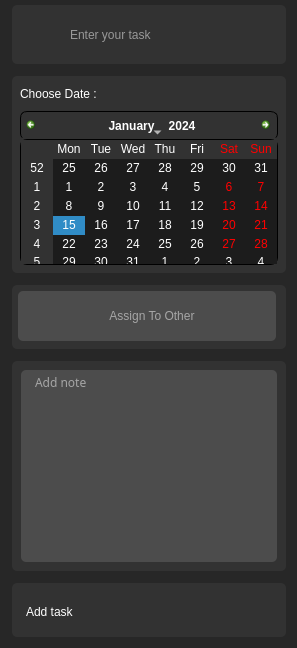
      <widget class="QWidget" name="sideTasksMenu" native="true">
       <property name="styleSheet">
        <string notr="true">QWidget {
	background-color: rgb(39, 39, 39);
}
QLineEdit {
	border-radius : 5px;
	background-color: rgb(50, 50, 50);
	text-align : left;
	font: 10pt &quot;Playwrite DE Grund&quot;;
	color: rgb(255, 255, 255);
	padding-left:10px;
	height : 40px;
}

QLineEdit:hover {
	background-color: rgb(55, 55, 55);
	font: 700 10pt &quot;Playwrite DE Grund&quot;;

}


</string>
       </property>
       <layout class="QVBoxLayout" name="verticalLayout_12">
        <property name="spacing">
         <number>12</number>
        </property>
        <property name="leftMargin">
         <number>12</number>
        </property>
        <property name="topMargin">
         <number>5</number>
        </property>
        <property name="rightMargin">
         <number>11</number>
        </property>
        <item>
         <widget class="QWidget" name="taskNameFrame" native="true">
          <property name="styleSheet">
           <string notr="true">QWidget {
	background-color: rgb(50, 50, 50);
	border-radius : 5px;
}</string>
          </property>
          <layout class="QHBoxLayout" name="horizontalLayout_5">
           <item>
            <layout class="QHBoxLayout" name="taskNameLYT">
             <property name="spacing">
              <number>5</number>
             </property>
             <property name="topMargin">
              <number>1</number>
             </property>
             <property name="rightMargin">
              <number>6</number>
             </property>
             <item>
              <widget class="QPushButton" name="completePBSideMenu">
               <property name="cursor">
                <cursorShape>PointingHandCursor</cursorShape>
               </property>
               <property name="styleSheet">
                <string notr="true">QPushButton {
	text-align : left;
	background : transparent; 
	border-radius : 5 px;
	font: 9pt &quot;Playwrite DE Grund&quot;;
	color: rgb(255, 255, 255);
	height : 40 px;
	border-radius:5px;
}</string>
               </property>
               <property name="text">
                <string/>
               </property>
               <property name="icon">
                <iconset resource="Resources.qrc">
                 <normaloff>:/Image/Icons/out_line_circle.png</normaloff>
                 <normalon>:/Image/Icons/fill_circle.png</normalon>:/Image/Icons/out_line_circle.png</iconset>
               </property>
               <property name="iconSize">
                <size>
                 <width>25</width>
                 <height>25</height>
                </size>
               </property>
               <property name="checkable">
                <bool>true</bool>
               </property>
               <property name="autoExclusive">
                <bool>false</bool>
               </property>
              </widget>
             </item>
             <item>
              <widget class="QLineEdit" name="taskNameLE">
               <property name="text">
                <string/>
               </property>
               <property name="placeholderText">
                <string>Enter your task</string>
               </property>
              </widget>
             </item>
             <item>
              <widget class="QPushButton" name="favPB">
               <property name="cursor">
                <cursorShape>PointingHandCursor</cursorShape>
               </property>
               <property name="styleSheet">
                <string notr="true">QPushButton {
	text-align : left;
	background : transparent; 
	border-radius : 5 px;
	font: 9pt &quot;Playwrite DE Grund&quot;;
	color: rgb(255, 255, 255);
	height : 40 px;
	border-radius:5px;
}</string>
               </property>
               <property name="text">
                <string/>
               </property>
               <property name="icon">
                <iconset resource="Resources.qrc">
                 <normaloff>:/Image/Icons/out_line_star.png</normaloff>
                 <normalon>:/Image/Icons/fill_star_color.png</normalon>:/Image/Icons/out_line_star.png</iconset>
               </property>
               <property name="iconSize">
                <size>
                 <width>25</width>
                 <height>25</height>
                </size>
               </property>
               <property name="checkable">
                <bool>true</bool>
               </property>
               <property name="autoExclusive">
                <bool>false</bool>
               </property>
              </widget>
             </item>
            </layout>
           </item>
          </layout>
         </widget>
        </item>
        <item>
         <layout class="QVBoxLayout" name="calendarLYT_Main">
          <property name="spacing">
           <number>15</number>
          </property>
          <item>
           <widget class="QWidget" name="calendarBKG" native="true">
            <property name="styleSheet">
             <string notr="true">QWidget {
	background-color: rgb(50, 50, 50);
	border-radius : 5px;
}</string>
            </property>
            <layout class="QVBoxLayout" name="verticalLayout_10">
             <property name="spacing">
              <number>0</number>
             </property>
             <property name="leftMargin">
              <number>8</number>
             </property>
             <property name="topMargin">
              <number>0</number>
             </property>
             <property name="rightMargin">
              <number>8</number>
             </property>
             <property name="bottomMargin">
              <number>8</number>
             </property>
             <item>
              <layout class="QVBoxLayout" name="calendarLYT_">
               <item>
                <widget class="QPushButton" name="chooseDateLB_">
                 <property name="enabled">
                  <bool>false</bool>
                 </property>
                 <property name="styleSheet">
                  <string notr="true">QPushButton {
	text-align : left;
	background : transparent; 
	border-radius : 5 px;
	font: 9pt &quot;Playwrite DE Grund&quot;;
	color: rgb(255, 255, 255);
	height : 35 px;
	border-radius:5px;
}</string>
                 </property>
                 <property name="text">
                  <string>Choose Date : </string>
                 </property>
                 <property name="icon">
                  <iconset resource="Resources.qrc">
                   <normaloff>:/Image/Icons/calender.png</normaloff>
                   <disabledon>:/Image/Icons/calender.png</disabledon>:/Image/Icons/calender.png</iconset>
                 </property>
                 <property name="iconSize">
                  <size>
                   <width>25</width>
                   <height>25</height>
                  </size>
                 </property>
                </widget>
               </item>
              </layout>
             </item>
             <item>
              <widget class="QCalendarWidget" name="calendarWidget">
               <property name="styleSheet">
                <string notr="true">#calendarWidget QWidget {
	alternate-background-color:   #323232;
 	font: 7pt &quot;Playwrite DE Grund&quot;;
	color: white;
}
#qt_calendar_navigationbar {
	background-color: #323232;
    border: 1px solid black;
    border-bottom: none;   
	border-top-left-radius: 7px;
    border-top-right-radius: 7px;
}

#qt_calendar_prevmonth,
#qt_calendar_nextmonth {
  border: none;
  qproperty-icon: none;
  border-radius: 7px;
  background-color: transparent;
  padding: 5px;
  icon-size: 10px 10px;
}
#qt_calendar_prevmonth {
	image: url(:/Image/Icons/left_arrow.png);
}
#qt_calendar_nextmonth {
	image: url(:/Image/Icons/right-arrow.png);
}
#qt_calendar_yearbutton {
  border-radius: 7px;
  border-top : 1px solid black;
  border-top-left-radius : 0;
  border-top-right-radius : 0;
  padding: 5px 0;
}
#qt_calendar_monthbutton {
  border-radius: 7px;
  border-top :1px solid black;
  border-top-left-radius : 0;
  border-top-right-radius : 0;
  padding: 0 5px;
}
#qt_calendar_yearedit {
	background: transparent;
	width: 50px;
}
#qt_calendar_yearedit:down-button {
	image: url(:/Image/Icons/down_arrow.png);
  subcontrol-position: right;
}
#qt_calendar_yearedit:up-button {
	image: url(:/Image/Icons/up_arrow.png);
  subcontrol-position: left;
}
#qt_calendar_yearedit:down-button,
#qt_calendar_yearedit:up-button {
  width: 10px;
  height: 10px;
}
#qt_calendar_yearedit:down-button:hover,
#qt_calendar_yearedit:up-button:hover {
  background-color: #a9a9a9;
}
#qt_calendar_yearedit:down-button:pressed,
#qt_calendar_yearedit:up-button:pressed {
  background-color: #5b5b5b;
}
#calendarWidget QToolButton QMenu {
  background-color: #323232;
  border-radius: 3px;
  border: 1px solid black;
}
#calendarWidget QToolButton QMenu::item:selected:enabled {
  background-color: #a9a9a9;
}
#calendarWidget QToolButton::menu-indicator {
  nosubcontrol-origin: margin;
  subcontrol-position: right center;
  image: none;
}
#qt_calendar_calendarview {
  border: 1px solid black;
  border-bottom-left-radius: 7px;
  border-bottom-right-radius: 7px;
}
#qt_calendar_calendarview::item:hover {
  background-color: #a9a9a9;
  border-radius: 7px;
}
#qt_calendar_calendarview::item:selected {
  background-color: #5b5b5b;
  border-radius: 7px;
}
#calendarWidget QAbstractItemView {
  background-color: #1c1c1c;
	border-radius : 7px;
}
</string>
               </property>
              </widget>
             </item>
            </layout>
           </widget>
          </item>
         </layout>
        </item>
        <item>
         <widget class="QWidget" name="assignToOtherFrame" native="true">
          <property name="styleSheet">
           <string notr="true">QWidget {
	background-color: rgb(50, 50, 50);
	border-radius : 5px;
}</string>
          </property>
          <layout class="QHBoxLayout" name="horizontalLayout_6">
           <property name="spacing">
            <number>0</number>
           </property>
           <property name="leftMargin">
            <number>6</number>
           </property>
           <property name="topMargin">
            <number>6</number>
           </property>
           <property name="rightMargin">
            <number>10</number>
           </property>
           <property name="bottomMargin">
            <number>8</number>
           </property>
           <item>
            <widget class="QLineEdit" name="assignToOtherLE">
             <property name="autoFillBackground">
              <bool>false</bool>
             </property>
             <property name="styleSheet">
              <string notr="true">QLineEdit {
	border-radius : 5px;
	background-color: rgb(76, 76, 76);
	image: url(:/Image/Icons/assigned_to_other_out_line_color.png);
	image-position : left;
	text-align : left;
	font: 9pt &quot;Playwrite DE Grund&quot;;
	color: rgb(255, 255, 255);
	padding-left:10px;
	height : 50px;
}

QLineEdit:hover {
	background-color: rgb(80, 80, 80);
	font: 700 10pt &quot;Playwrite DE Grund&quot;;

}</string>
             </property>
             <property name="inputMask">
              <string/>
             </property>
             <property name="text">
              <string/>
             </property>
             <property name="alignment">
              <set>Qt::AlignCenter</set>
             </property>
             <property name="placeholderText">
              <string>Assign To Other</string>
             </property>
            </widget>
           </item>
          </layout>
         </widget>
        </item>
        <item>
         <widget class="QWidget" name="detailesFrame" native="true">
          <property name="styleSheet">
           <string notr="true">QWidget {
	background-color: rgb(50, 50, 50);
	border-radius : 5px;
}</string>
          </property>
          <layout class="QHBoxLayout" name="horizontalLayout_4">
           <item>
            <widget class="QTextEdit" name="detailsTE">
             <property name="font">
              <font>
               <family>Playwrite DE Grund</family>
               <pointsize>9</pointsize>
               <italic>false</italic>
               <bold>false</bold>
              </font>
             </property>
             <property name="styleSheet">
              <string notr="true">QTextEdit {
	border-radius : 5px;
	background-color: rgb(76, 76, 76);
	text-align : left;
	font: 9pt &quot;Playwrite DE Grund&quot;;
	color: rgb(255, 255, 255);
	padding-left:10px;
	height : 10px;
}
QTextEdit:hover {
	background-color: rgb(80, 80, 80);
	font: 700 10pt &quot;Playwrite DE Grund&quot;;
}</string>
             </property>
             <property name="placeholderText">
              <string>Add note</string>
             </property>
            </widget>
           </item>
          </layout>
         </widget>
        </item>
        <item>
         <widget class="QWidget" name="setEditFrame" native="true">
          <property name="styleSheet">
           <string notr="true">QWidget {
	background-color: rgb(50, 50, 50);
	border-radius : 5px;
}</string>
          </property>
          <layout class="QHBoxLayout" name="horizontalLayout_9">
           <property name="spacing">
            <number>9</number>
           </property>
           <property name="bottomMargin">
            <number>5</number>
           </property>
           <item>
            <widget class="QPushButton" name="addTaskPB">
             <property name="styleSheet">
              <string notr="true">QPushButton {
	text-align : left;
	background : transparent; 
	border-radius : 5 px;
	font: 9pt &quot;Playwrite DE Grund&quot;;
	color: rgb(255, 255, 255);
	height : 40 px;
	padding-left:5px;
	border-radius:5px;
}
QPushButton:hover {
	background-color: rgb(51, 51, 51);
	font: 700 9pt &quot;Playwrite DE Grund&quot;;
}</string>
             </property>
             <property name="text">
              <string>Add task</string>
             </property>
             <property name="icon">
              <iconset resource="Resources.qrc">
               <normaloff>:/Image/Icons/ok.png</normaloff>:/Image/Icons/ok.png</iconset>
             </property>
             <property name="iconSize">
              <size>
               <width>25</width>
               <height>25</height>
              </size>
             </property>
            </widget>
           </item>
          </layout>
         </widget>
        </item>
       </layout>
      </widget>
